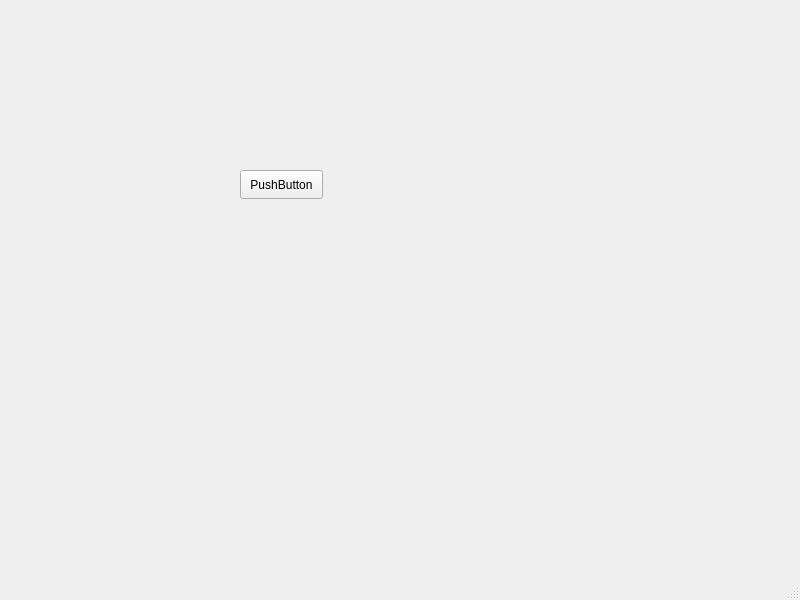
<?xml version="1.0" encoding="UTF-8"?>
<ui version="4.0">
 <class>MainWindow</class>
 <widget class="QMainWindow" name="MainWindow">
  <property name="geometry">
   <rect>
    <x>0</x>
    <y>0</y>
    <width>800</width>
    <height>600</height>
   </rect>
  </property>
  <property name="windowTitle">
   <string>MainWindow</string>
  </property>
  <widget class="QWidget" name="centralwidget">
   <widget class="QPushButton" name="pushButton">
    <property name="geometry">
     <rect>
      <x>240</x>
      <y>170</y>
      <width>83</width>
      <height>29</height>
     </rect>
    </property>
    <property name="text">
     <string>PushButton</string>
    </property>
   </widget>
  </widget>
  <widget class="QMenuBar" name="menubar">
   <property name="geometry">
    <rect>
     <x>0</x>
     <y>0</y>
     <width>800</width>
     <height>25</height>
    </rect>
   </property>
  </widget>
  <widget class="QStatusBar" name="statusbar"/>
 </widget>
 <resources/>
 <connections/>
</ui>
